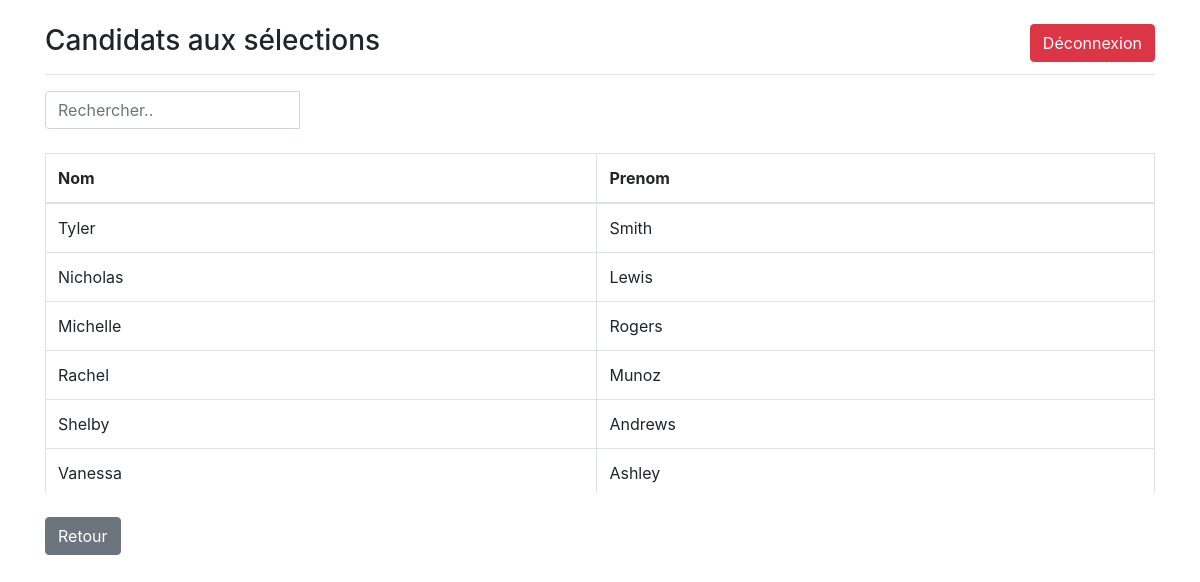
Screenshot of /listes_S/ with the database file from the repository.
### CrudApp/models.py (models this page shows, shortened)
class Candidat(models.Model):
    Nom = models.CharField(max_length=50)
    Prenom = models.CharField(max_length=50)
    Note_HG = models.IntegerField(null=True)
    Note_ANG = models.IntegerField(null=True)
    Note_FR = models.IntegerField(null=True)
    Result = models.CharField(max_length=30, blank=True)

### CrudApp/views.py (the view)
# urls.py: path('listes_S/', views.listes_S, name='listes_S'),
def listes_S(request):
    Candidats = Candidat.objects.filter(Result="Sélectionner")
    context = {
        'Candidats': Candidats,
    }
    return render(request,'listes_S.html',context)

### templates/listes_S.html (shortened to what this page needs)
{% load static %}
<!DOCTYPE html>
<html lang="en">
    <head>
        <link rel="stylesheet" href="{% static 'css/bootstrap.min.css' %}">
    </head>
    <body>
        <div class="container"><br><a class="btn btn-danger" href="{% url 'logout' %}" id="dec">Déconnexion</a>
            <h3>Candidats aux sélections</h3>
            <hr>
            <div class="row">
                <div class="col-md-3">
                    <div class="input-group">
                        <input class="form-control" id="myInput" type="text" placeholder="Rechercher.."><p>{{ nb }}</p>
                    </div>
                </div>
            </div>
            <br>
            <div class="pre-scrollable">
                <table class="table table-bordered table-hover">
                    <thead>
                        <tr>
                            <th>Nom</th>
                            <th>Prenom</th>
                        </tr>
                    </thead>
                    <tbody id="myTable">
                        {% for Candt in Candidats %}
                        <tr>
                            <td>{{ Candt.Nom }}</td>
                            <td>{{ Candt.Prenom }}</td>
                        </tr>
                        {% endfor %}
                    </tbody>
                </table>
            </div><br>
            <a class="btn btn-secondary" href="/selection">Retour</a>
        </div>
    </body>
</html>

### templates/listes_S.html (style rules this page uses)
#dec, #gr { float:right; }

### rows the page displays
Candidat: Nom "Tyler", Prenom "Smith"
Candidat: Nom "Nicholas", Prenom "Lewis"
Candidat: Nom "Michelle", Prenom "Rogers"
Candidat: Nom "Rachel", Prenom "Munoz"
Candidat: Nom "Shelby", Prenom "Andrews"
Candidat: Nom "Vanessa", Prenom "Ashley"
